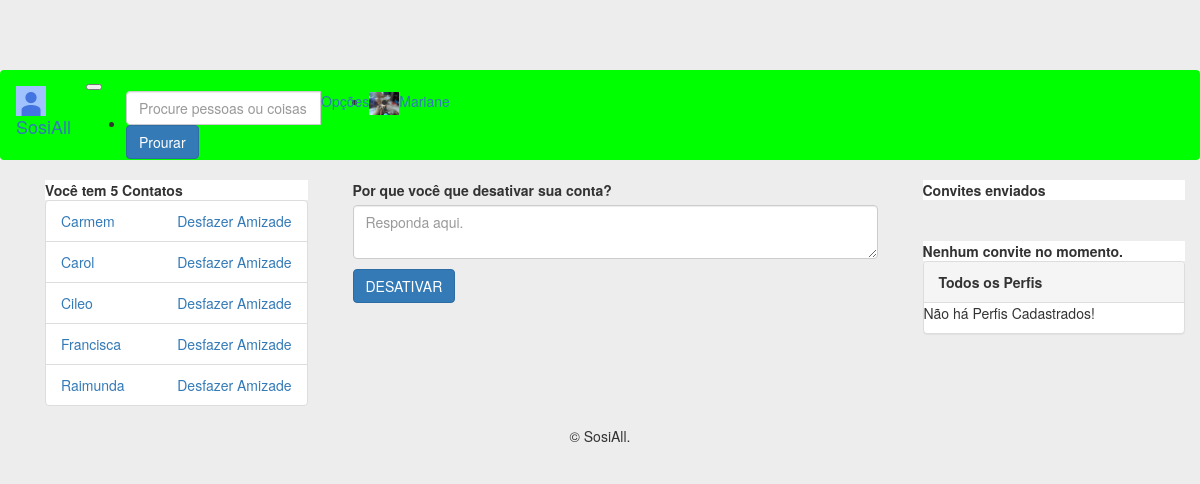
Screenshot of /desativar/ (signed in) with the database file from the repository.
### perfis/models.py (models this page shows, shortened)
class Perfil(models.Model):
    nome = models.CharField(max_length=255, null=False)
    telefone = models.CharField(max_length=15, null=False)
    nome_empresa = models.CharField(max_length=255, null=False)
    contatos = models.ManyToManyField('Perfil')
    usuario = models.OneToOneField(User, related_name='perfil', on_delete=models.CASCADE)
    criado_em = models.DateTimeField(auto_now_add=True)
    atualizado_em = models.DateTimeField(auto_now=True)
    convidavel = models.BooleanField(blank=True, null=True)
    ativa = models.BooleanField(default=True)
    justificativa = models.TextField(null=True)
    bloqueado = models.BooleanField(default=False)
    error_mensage = models.CharField(max_length=512, null=True)
    foto = models.ImageField(blank=True, null=True, upload_to='media/')
    capa = models.ImageField(blank=True, null=True, upload_to='media/')
    class Meta:
        ordering = ('nome',)
    def __str__(self):
        return self.nome

### perfis/views.py (the view)
# urls.py: path('desativar/',views.desativar, name='desativar'),
def desativar(request):
    if request.method == 'POST':
        perfil = Perfil.objects.get(usuario=request.user)
        perfil.ativa = False
        perfil.justificativa = request.POST['justificativa']
        perfil.save()
        return redirect('login')
    else:
        return render(request, 'perfis/desativar.html',{'perfil_logado':get_perfil_logado(request)})

### perfis/views.py (called while the page is built)
def get_perfil_logado(request):
    return request.user.perfil

### perfis/templates/perfis/desativar.html (shortened to what this page needs)
{% extends 'perfis/base_b.html' %}
{% block body %}
<div class="col-lg-12">
	<form action="{% url 'desativar' %}" method="post" accept-charset="utf-8">
		<label>Por que você que desativar sua conta?</label>
		<p><textarea name="justificativa"  placeholder="Responda aqui."class="form-control" required></textarea></p>
		<button type="submit" class="btn btn-primary">DESATIVAR</button>
	</form>
</div>
{% endblock %}

### perfis/templates/perfis/base_b.html (shortened to what this page needs)
<!DOCTYPE html>
{% load static %}
<html>
<head>
	<link rel="stylesheet" href="{% static 'bootstrap/css/bootstrap.min.css' %}">
    <link rel="stylesheet" href="{% static 'fontawesome/css/fontawesome-all.min.css' %}">
    <link rel="stylesheet" href="{% static 'styles/basic.css' %}">
</head>
<body>
	<nav class="navbar navbar-expand-lg navbar-light fixed-top" id="nav-main">
		<div class="container-fluid">
		 	<a class="navbar-brand" href="{% url 'index' %}">
		    	<img src="{% static 'img/photo.jpg' %}" width="30" height="30" alt="">
		    	SosiAll
		 	</a>
		 	<button class="navbar-toggler" type="button" data-toggle="collapse" data-target="#navbarNavDropdown" aria-controls="navbarNavDropdown" aria-expanded="false" aria-label="Toggle navigation">
		 	</button>
		 	<div class="collapse navbar-collapse" id="navbarNavDropdown">
			    <ul class="navbar-nav ml-auto">
			     	<li class="nav-item active">
				      	<form class="form-inline" action="{% url 'search' %}" method="GET">
						    <div class="input-group mb-6">
							  <input type="text" class="form-control" name="word" placeholder="Procure pessoas ou coisas"  aria-describedby="basic-addon2" required="">
							  <div class="input-group-append">
							    <button class="btn btn-primary" type="submit">Prourar</button>
							  </div>
							</div>
					 	</form>
			     	</li>
			     	<li class="nav-item dropdown">
				        <a class="nav-link dropdown-toggle" href="#" id="navbarDropdown" role="button" data-toggle="dropdown" aria-haspopup="true" aria-expanded="false">Opções
				        </a>
				     </li>
				     <li class="nav-item">
			        	<a class="nav-link" href="#"><img class="rounded-circle" src="{{perfil_logado.foto}}" width="30" alt=""></a>
			     	</li>
				     <li class="nav-item">
			        	<a class="nav-link" href="{% url 'exibir' perfil_logado.id %}">{{perfil_logado.nome}}</a>
			     	</li>
			    </ul>
		  	</div>
		</div>
	</nav>
	<div class="container">
    	<div class="container">
    		<div class="row">
    			<div class="col-md-3" id="nav">
    			{% if perfil_logado.bloqueado == False %}
    				<div class="card">
			            {% with total=perfil_logado.contatos.count %}
			                {% if total %}
			                    <div class="card-header">
			                        <strong>Você tem  {{ total }}
			                            Contato{{ total|pluralize }}
			                        </strong>
			                    </div>
			                    <ul class="list-group">
			                        {% for perfil in perfil_logado.contatos.all %}
			                            <li class="list-group-item">
			                                <a href="{% url 'exibir' perfil.id %}">
			                                    {{ perfil }}
			                                </a>
			                                <a class="pull-right" href="{% url 'desfazer' perfil.id %}" onclick="return confirm('Deseja mesmo  desfazer amizade com {{perfil.nome}}?')">
			                                    Desfazer Amizade
			                                </a>
			                            </li>
			                        {% endfor %}
			                    </ul>
			                {% else %}
			                    <div class="pcard-header">
			                        <strong>Você não tem contatos</strong>
			                    </div>
			                {% endif %}
			            {% endwith %}
			        </div>
    			{% endif %}
    			</div>
    			<div class="col-md-6">
    				{% block body %}
        			{% endblock %}
    			</div>
    			<div class="col-md-3" id="aside">
    			{% if perfil_logado.bloqueado == False %}
    				<div class="card">
					 	<div class="card-header">
					    <strong>Convites enviados</strong>
					 	</div>
					</div>
					<hr>
					<div class="card">
						 {% with total=perfil_logado.convites_recebidos.count %}
						 {% if total %}
						<div class="card-header">
							<strong>
								{{ total }} Convite{{ total|pluralize }} aguardando Aprovação
			                </strong>
						</div>
						<ul class="list-group list-group-flush">
						{% for convite in perfil_logado.convites_recebidos.all %}
							<li class="list-group-item">
								<div class="card-body" id="card-body">
									<h6 class="card-text">{{ convite.solicitante.nome }}</h6>
									<a href="{% url 'aceitar' convite.id %}" class="card-link">Aceitar</a>
									<a href="{% url 'recusar' convite.id %}" class="card-link">Recusar</a>
								</div>
							</li>
						{% endfor %}
						</ul>
						{% else %}
						<div class="card-header">
							<strong>Nenhum convite no momento.</strong>
						</div>
						{% endif %}
						{% endwith %}
					</div>
				{% endif %}
			        {% if perfil_logado.usuario.is_superuser %}
			        <div class="panel panel-default">
			            <div class="panel-heading">
			                <strong>Todos os Perfis</strong>
			            </div>
			            {% if perfis %}
			                <ul class="list-group">
			                {% for perfil in perfis %}
			                    <li class="list-group-item">
			                        <a href="{% url 'exibir' perfil.id %}">{{ perfil.nome }}</a>
			                        {% if perfil.bloqueado%}
			                            <p>bloqueado.</p>
			                        {% endif %}
			                    </li>
			                {% endfor %}
			                <a href="{% url 'perfil_list' %}">ver todos</a>
			            {% else %}
			                <p>Não há Perfis Cadastrados!</p>
			            {% endif %}
			        </div>
    				{% endif %}
    			</div>
    		</div>
    	</div>
    	<div class="footer">
    		<div class="col-xs-12 text-center">
		      <p>&copy; SosiAll.</p>
		    </div>
    	</div>
	</div>
</body>
</html>

### perfis/static/styles/basic.css (style rules this page uses)
#nav-main { background-color: #00FF00; }
body { background-color: #EDEDED; margin-top: 5em; }
.card-header { background-color: #FFFFFF; }

### rows the page displays
Perfil: nome "Mariane"
Perfil: nome "Carmem"
Perfil: nome "Carol"
Perfil: nome "Cileo"
Perfil: nome "Francisca"
Perfil: nome "Raimunda"

### other values shown
{{ total }} "5"
